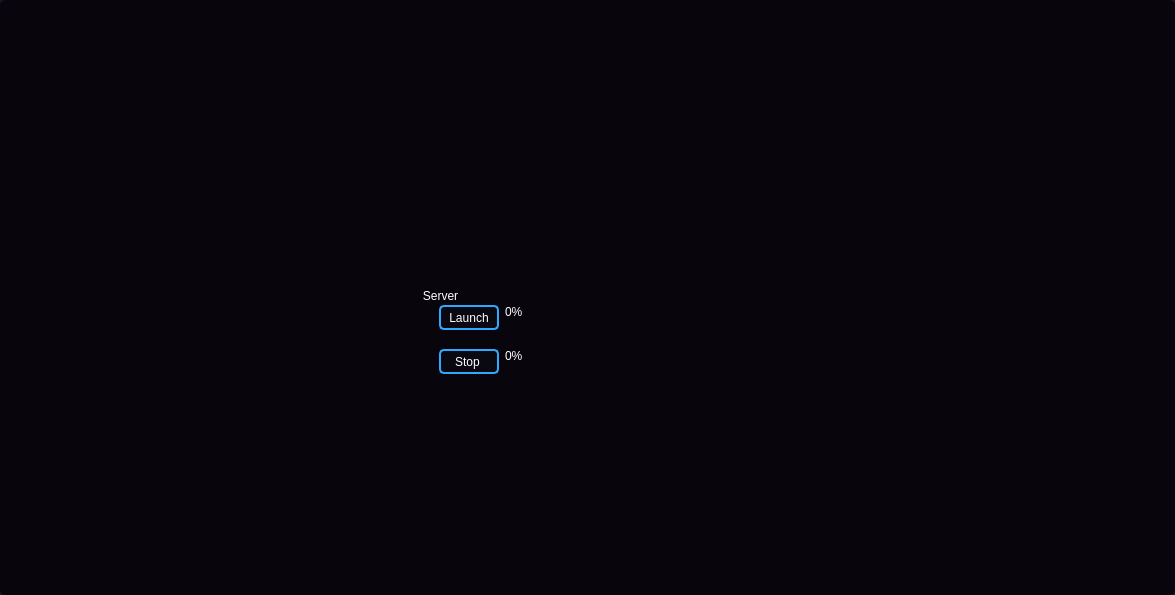
<?xml version="1.0" encoding="UTF-8"?>
<ui version="4.0">
 <class>MainWindow</class>
 <widget class="QMainWindow" name="MainWindow">
  <property name="geometry">
   <rect>
    <x>0</x>
    <y>0</y>
    <width>1175</width>
    <height>595</height>
   </rect>
  </property>
  <property name="minimumSize">
   <size>
    <width>0</width>
    <height>400</height>
   </size>
  </property>
  <property name="font">
   <font>
    <family>Noto Sans Mono Light</family>
   </font>
  </property>
  <property name="windowTitle">
   <string>MainWindow</string>
  </property>
  <property name="styleSheet">
   <string notr="true">*{
	background-color: transparent;
	padding: 0;
	margin: 0;
	border: none;
	color: #fff;
}
QPushButton{
	background-color: rgba(14, 14, 22, 100);
	border: 2px solid rgb(24, 24, 36);
	border-radius: 5px;
}
#centralwidget{
	background-color: rgb(24, 24, 36);
	text-align: left;
}
#footer{	
	background-color: rgb(9, 5, 13);
	padding: 10px;
}
#messages_widget,
#menu_widget,
#right_menu,
#search_widget,
#notifications_widget,
#bottom_menu,
#login_widget,
#header_search_widget{	
	background-color: rgb(9, 5, 13);
	padding: 10px;
	border-radius: 5px;
}</string>
  </property>
  <widget class="QWidget" name="centralwidget">
   <property name="styleSheet">
    <string notr="true"/>
   </property>
   <layout class="QHBoxLayout" name="horizontalLayout">
    <property name="spacing">
     <number>0</number>
    </property>
    <property name="leftMargin">
     <number>0</number>
    </property>
    <property name="topMargin">
     <number>0</number>
    </property>
    <property name="rightMargin">
     <number>0</number>
    </property>
    <property name="bottomMargin">
     <number>0</number>
    </property>
    <item>
     <widget class="QFrame" name="main_body">
      <property name="frameShape">
       <enum>QFrame::StyledPanel</enum>
      </property>
      <property name="frameShadow">
       <enum>QFrame::Raised</enum>
      </property>
      <layout class="QVBoxLayout" name="verticalLayout">
       <property name="spacing">
        <number>0</number>
       </property>
       <property name="leftMargin">
        <number>0</number>
       </property>
       <property name="topMargin">
        <number>0</number>
       </property>
       <property name="rightMargin">
        <number>0</number>
       </property>
       <property name="bottomMargin">
        <number>0</number>
       </property>
       <item>
        <widget class="QFrame" name="main_body_contents">
         <property name="sizePolicy">
          <sizepolicy hsizetype="Preferred" vsizetype="Expanding">
           <horstretch>0</horstretch>
           <verstretch>0</verstretch>
          </sizepolicy>
         </property>
         <property name="styleSheet">
          <string notr="true">QPushButton, QLineEdit{
	padding: 5px;
}
QLineEdit{
	border-bottom:  2px solid rgb(24, 24, 36);
}
background-color: rgb(114, 159, 207);</string>
         </property>
         <property name="frameShape">
          <enum>QFrame::StyledPanel</enum>
         </property>
         <property name="frameShadow">
          <enum>QFrame::Raised</enum>
         </property>
         <layout class="QVBoxLayout" name="verticalLayout_11">
          <property name="spacing">
           <number>0</number>
          </property>
          <property name="leftMargin">
           <number>0</number>
          </property>
          <property name="topMargin">
           <number>0</number>
          </property>
          <property name="rightMargin">
           <number>0</number>
          </property>
          <property name="bottomMargin">
           <number>0</number>
          </property>
          <item>
           <widget class="QFrame" name="frame_14">
            <property name="sizePolicy">
             <sizepolicy hsizetype="Expanding" vsizetype="Expanding">
              <horstretch>0</horstretch>
              <verstretch>0</verstretch>
             </sizepolicy>
            </property>
            <property name="frameShape">
             <enum>QFrame::StyledPanel</enum>
            </property>
            <property name="frameShadow">
             <enum>QFrame::Raised</enum>
            </property>
            <layout class="QHBoxLayout" name="horizontalLayout_10">
             <property name="spacing">
              <number>2</number>
             </property>
             <property name="leftMargin">
              <number>0</number>
             </property>
             <property name="topMargin">
              <number>0</number>
             </property>
             <property name="rightMargin">
              <number>0</number>
             </property>
             <property name="bottomMargin">
              <number>0</number>
             </property>
             <item>
              <widget class="QCustomSlideMenu" name="right_menu" native="true">
               <layout class="QVBoxLayout" name="verticalLayout_21">
                <property name="spacing">
                 <number>0</number>
                </property>
                <property name="leftMargin">
                 <number>0</number>
                </property>
                <property name="topMargin">
                 <number>0</number>
                </property>
                <property name="rightMargin">
                 <number>0</number>
                </property>
                <property name="bottomMargin">
                 <number>0</number>
                </property>
                <item>
                 <widget class="QFrame" name="frame_13">
                  <property name="maximumSize">
                   <size>
                    <width>16777215</width>
                    <height>300</height>
                   </size>
                  </property>
                  <property name="frameShape">
                   <enum>QFrame::StyledPanel</enum>
                  </property>
                  <property name="frameShadow">
                   <enum>QFrame::Raised</enum>
                  </property>
                  <layout class="QHBoxLayout" name="horizontalLayout_20">
                   <item>
                    <widget class="QCustomSlideMenu" name="section1" native="true">
                     <property name="minimumSize">
                      <size>
                       <width>0</width>
                       <height>250</height>
                      </size>
                     </property>
                     <property name="maximumSize">
                      <size>
                       <width>16777215</width>
                       <height>200</height>
                      </size>
                     </property>
                     <property name="styleSheet">
                      <string notr="true"/>
                     </property>
                     <layout class="QHBoxLayout" name="horizontalLayout_15">
                      <item>
                       <widget class="QFrame" name="frame_8">
                        <property name="minimumSize">
                         <size>
                          <width>0</width>
                          <height>130</height>
                         </size>
                        </property>
                        <property name="maximumSize">
                         <size>
                          <width>350</width>
                          <height>16777215</height>
                         </size>
                        </property>
                        <property name="frameShape">
                         <enum>QFrame::StyledPanel</enum>
                        </property>
                        <property name="frameShadow">
                         <enum>QFrame::Raised</enum>
                        </property>
                        <layout class="QVBoxLayout" name="verticalLayout_3">
                         <item>
                          <widget class="QGroupBox" name="groupBox_4">
                           <property name="minimumSize">
                            <size>
                             <width>0</width>
                             <height>100</height>
                            </size>
                           </property>
                           <property name="maximumSize">
                            <size>
                             <width>300</width>
                             <height>70</height>
                            </size>
                           </property>
                           <property name="styleSheet">
                            <string notr="true">color: rgb(255, 255, 255);</string>
                           </property>
                           <property name="title">
                            <string>Server</string>
                           </property>
                           <layout class="QVBoxLayout" name="verticalLayout_6">
                            <item>
                             <widget class="QFrame" name="frame_10">
                              <property name="frameShape">
                               <enum>QFrame::StyledPanel</enum>
                              </property>
                              <property name="frameShadow">
                               <enum>QFrame::Raised</enum>
                              </property>
                              <layout class="QHBoxLayout" name="horizontalLayout_17">
                               <item>
                                <widget class="QPushButton" name="btn_try">
                                 <property name="minimumSize">
                                  <size>
                                   <width>60</width>
                                   <height>25</height>
                                  </size>
                                 </property>
                                 <property name="maximumSize">
                                  <size>
                                   <width>60</width>
                                   <height>30</height>
                                  </size>
                                 </property>
                                 <property name="styleSheet">
                                  <string notr="true">border-color: rgb(49, 168, 255);</string>
                                 </property>
                                 <property name="text">
                                  <string>Launch</string>
                                 </property>
                                </widget>
                               </item>
                               <item>
                                <widget class="QProgressBar" name="progressserv">
                                 <property name="minimumSize">
                                  <size>
                                   <width>0</width>
                                   <height>25</height>
                                  </size>
                                 </property>
                                 <property name="value">
                                  <number>0</number>
                                 </property>
                                </widget>
                               </item>
                              </layout>
                             </widget>
                            </item>
                            <item>
                             <widget class="QFrame" name="frame_16">
                              <property name="frameShape">
                               <enum>QFrame::StyledPanel</enum>
                              </property>
                              <property name="frameShadow">
                               <enum>QFrame::Raised</enum>
                              </property>
                              <layout class="QHBoxLayout" name="horizontalLayout_16">
                               <item>
                                <widget class="QPushButton" name="detener_servidor">
                                 <property name="minimumSize">
                                  <size>
                                   <width>60</width>
                                   <height>25</height>
                                  </size>
                                 </property>
                                 <property name="maximumSize">
                                  <size>
                                   <width>60</width>
                                   <height>30</height>
                                  </size>
                                 </property>
                                 <property name="styleSheet">
                                  <string notr="true">border-color: rgb(49, 168, 255);</string>
                                 </property>
                                 <property name="text">
                                  <string>Stop </string>
                                 </property>
                                </widget>
                               </item>
                               <item>
                                <widget class="QProgressBar" name="progress_cerrar">
                                 <property name="minimumSize">
                                  <size>
                                   <width>0</width>
                                   <height>25</height>
                                  </size>
                                 </property>
                                 <property name="value">
                                  <number>0</number>
                                 </property>
                                </widget>
                               </item>
                              </layout>
                             </widget>
                            </item>
                           </layout>
                          </widget>
                         </item>
                        </layout>
                       </widget>
                      </item>
                     </layout>
                    </widget>
                   </item>
                  </layout>
                 </widget>
                </item>
               </layout>
              </widget>
             </item>
            </layout>
           </widget>
          </item>
         </layout>
        </widget>
       </item>
      </layout>
     </widget>
    </item>
   </layout>
  </widget>
 </widget>
 <customwidgets>
  <customwidget>
   <class>QCustomSlideMenu</class>
   <extends>QWidget</extends>
   <header location="global">Custom_Widgets.Widgets.h</header>
   <container>1</container>
  </customwidget>
 </customwidgets>
 <resources/>
 <connections/>
</ui>
